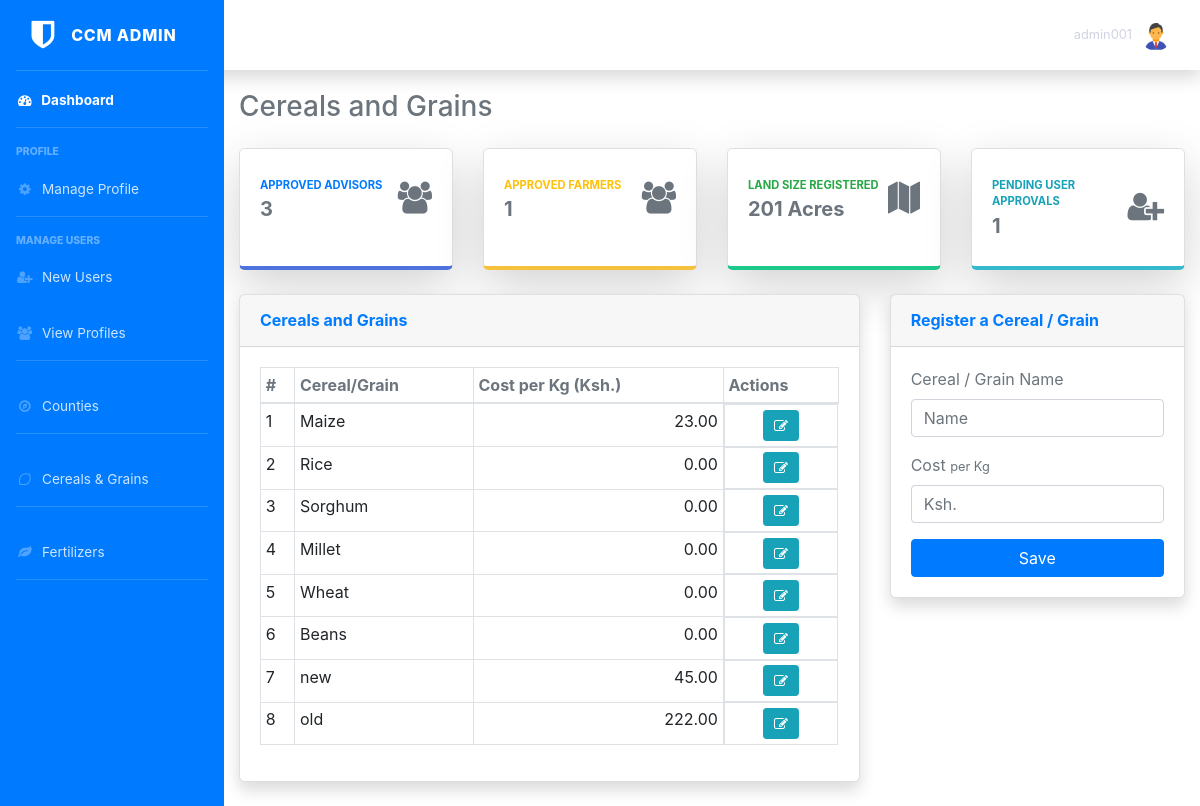
The app's page /admin/cereal_grain.php (signed in) with its own data.
### tables this page shows
CREATE TABLE `ccm_cereals` (
  `id` int NOT NULL AUTO_INCREMENT,
  `grain` varchar(255) NOT NULL,
  `cost` double NOT NULL DEFAULT '0',
  PRIMARY KEY (`id`)
);

### admin/cereal_grain.php (the view, shortened to what this page needs)
<?php
require_once '../includes/config.php';
$cereal_err = "";
?>
<!DOCTYPE html>
<html lang="en">
  <head>
    <?php include '../head.php'; ?>
    <link rel="stylesheet" href="../css/dashboard.css">
  </head>
  <body>
    <div class="d-flex">
      <?php include 'menu.php'; ?>
      <div class="container-fluid pt-9">
        <div class="d-sm-flex align-items-center justify-content-between mb-4">
          <h1 class="h3 mb-0 text-secondary">Cereals and Grains</h1>
        </div>
        <?php include 'summary.php'; ?>
        <div class="row">
          <div class="col-xl-8 col-lg-7">
            <div class="card shadow mb-4">
              <div class="card-header py-3 d-flex flex-row align-items-center justify-content-between">
                <h6 class="m-0 font-weight-bold text-primary">Cereals and Grains</h6>
              </div>
              <div class="card-body">
                <?php
              $sql = "SELECT id, grain, cost FROM ccm_cereals";
              if ($result = $conn->query($sql)) {
                echo "<div class='table-responsive'>";
                echo "<table class='table table-bordered table-sm'>";
                echo "<thead class='text-secondary'>";
                echo "<tr>";
                echo "<th scope='col'>#</th>";
                echo "<th scope='col'>Cereal/Grain</th>";
                echo "<th scope='col'>Cost per Kg (Ksh.)</th>";
                echo "<th scope='col'>Actions</th>";
                echo "</tr>";
                echo "</thead>";
                echo "<tbody>";
                $n = 1;
                while ($row = $result->fetch_array()) {
                  echo "<tr>";
                  echo "<td>" . $n . "</td>";
                  echo "<td>" . $row['grain'] . "</td>";
                  echo "<td align='right'>" . number_format($row['cost'], 2) . "</td>";
                  echo "<td class='d-flex justify-content-center'>
                  <a href='edit_grain.php?admin=" . $_GET['admin'] . "&grain=" . $row['id'] . "' class='btn btn-info btn-sm'><i class='fa fa-fw fa-edit'></i></a></td>";
                  echo "</tr>";
                  $n++;
                }
                echo "</tbody></table>";
                echo "</div>";
              }
              ?>
              </div>
            </div>
          </div>
          <div class="col-xl-4 col-lg-5">
            <div class="card shadow mb-4">
              <div class="card-header py-3 d-flex flex-row align-items-center justify-content-between">
                <h6 class="m-0 font-weight-bold text-primary">Register a Cereal / Grain</h6>
              </div>
              <div class="card-body">
                <form action="<?php echo htmlspecialchars($_SERVER["PHP_SELF"]) . "?admin=" . $_GET["admin"]; ?>"
                      method="POST" class="needs-validation" novalidate>
                  <div class="form-group <?php echo (!empty($cereal_err)) ? 'has-error' : ''; ?>">
                    <label for="cereal" class="text-secondary">Cereal / Grain Name</label>
                    <input type="text" class="form-control" id="cereal" placeholder="Name" name="cereal" required>
                  </div>
                  <div class="form-group">
                    <label for="cost" class="text-secondary">Cost <small class="text-secondary">per Kg</small></label>
                    <input type="number" class="form-control" id="cost" placeholder="Ksh." name="cost" min="1" required>
                  </div>
                  <button class="btn btn-primary text-capitalize btn-block">Save</button>
                </form>
              </div>
            </div>
          </div>
        </div>
      </div>
  </body>
</html>

### head.php (shortened to what this page needs)
<link rel="stylesheet" href="../assets/bootstrap-4.4.1-dist/css/bootstrap.css">
<link rel="stylesheet" href="../assets/font-awesome-4.7.0/css/font-awesome.css">
<link rel="stylesheet" href="../css/style.css">

### admin/menu.php (shortened to what this page needs)
<nav class="navbar navbar-expand navbar-light bg-white topbar fixed-top mb-4 shadow">
  <ul class="navbar-nav ml-auto">
    <li class="nav-item dropdown no-arrow">
      <a class="nav-link dropdown-toggle" href="#" id="userDropdown" role="button" data-toggle="dropdown"
         aria-haspopup="true" aria-expanded="false">
        <span class="mr-2 d-none d-lg-inline text-gray-600 small"><?php echo $_SESSION['admin_uname']; ?></span>
        <img class="img-profile rounded-circle" src="../profileImages/profileDefault.png">
      </a>
    </li>
  </ul>
</nav>
<ul class="navbar-nav bg-primary sidebar sidebar-dark accordion" id="accordionSidebar">
  <a class="sidebar-brand d-flex align-items-center justify-content-center"
     href="<?php echo 'dashboard.php?admin=' . $_SESSION['admin_id']; ?>">
    <div class="sidebar-brand-icon">
      <i class="fa fa-shield"></i>
    </div>
    <div class="sidebar-brand-text text-uppercase mx-3">CCM Admin</div>
  </a>
  <hr class="sidebar-divider my-0">
  <li class="nav-item active">
    <a class="nav-link" href="<?php echo 'dashboard.php?admin=' . $_SESSION['admin_id']; ?>">
      <i class="fa fa-fw fa-dashboard"></i>
      <span>Dashboard</span></a>
  </li>
  <hr class="sidebar-divider">
  <div class="sidebar-heading text-uppercase">
    Profile
  </div>
  <li class="nav-item">
    <a class="nav-link collapsed" href="#" data-toggle="collapse" data-target="#collapseTwo" aria-expanded="true"
       aria-controls="collapseTwo">
      <i class="fa fa-fw fa-cog"></i>
      <span>Manage Profile</span>
    </a>
  </li>
  <hr class=" sidebar-divider">
  <div class="sidebar-heading text-uppercase">
    Manage Users
  </div>
  <li class="nav-item">
    <a class="nav-link collapsed" href="#" data-toggle="collapse" data-target="#collapseUsers" aria-expanded="true"
       aria-controls="collapsePages">
      <i class="fa fa-user-plus fa-fw"></i>
      <span>New Users</span>
    </a>
  </li>
  <li class="nav-item">
    <a class="nav-link collapsed" href="#" data-toggle="collapse" data-target="#collapseProfiles"
       aria-expanded="true" aria-controls="collapseProfiles">
      <i class="fa fa fa-users fa-fw"></i>
      <span>View Profiles</span>
    </a>
  </li>
  <hr class=" sidebar-divider">
  <li class="nav-item">
    <a class="nav-link" href="<?php echo 'county.php?admin=' . $_SESSION['admin_id']; ?>">
      <i class="fa fa-fw fa-compass"></i>
      <span>Counties</span></a>
  </li>
  <hr class=" sidebar-divider">
  <li class="nav-item">
    <a class="nav-link" href="<?php echo 'cereal_grain.php?admin=' . $_SESSION['admin_id']; ?>">
      <i class="fa fa-fw fa-lemon-o"></i>
      <span>Cereals & Grains</span></a>
  </li>
  <hr class="sidebar-divider">
  <li class="nav-item">
    <a class="nav-link" href="<?php echo 'fertilizer.php?admin=' . $_SESSION['admin_id']; ?>">
      <i class="fa fa fa-leaf fa-fw"></i>
      <span>Fertilizers</span></a>
  </li>
  <hr class="sidebar-divider d-none d-md-block">
</ul>

### admin/summary.php (shortened to what this page needs)
<div class="row">
  <div class="col-xl-3 col-md-6 mb-4">
    <div class="card border-bottom-primary shadow-lg h-100 py-2">
      <div class="card-body">
        <div class="row no-gutters align-items-center">
          <div class="col mr-2">
            <div class="text-xs font-weight-bold text-primary text-uppercase mb-1">Approved Advisors</div>
            <div class="h5 mb-0 font-weight-bold text-secondary">
              <?php
              $sql = "SELECT COUNT(id) FROM ccm_advisors WHERE approved = ?";
              if ($stmt = $conn->prepare($sql)) {
                $stmt->bind_param("i", $param_approved);
                $param_approved = 1;
                if ($stmt->execute()) {
                  $result = $stmt->get_result();
                  $count = $result->fetch_row()[0];
                  echo $count;
                }
              }
              ?>
            </div>
          </div>
          <div class="col-auto">
            <i class="fa fa-users fa-2x text-muted"></i>
          </div>
        </div>
      </div>
    </div>
  </div>
  <div class="col-xl-3 col-md-6 mb-4">
    <div class="card border-bottom-warning shadow-lg h-100 py-2">
      <div class="card-body">
        <div class="row no-gutters align-items-center">
          <div class="col mr-2">
            <div class="text-xs font-weight-bold text-warning text-uppercase mb-1">Approved Farmers</div>
            <div class="h5 mb-0 font-weight-bold text-secondary">
              <?php
              $sql = "SELECT COUNT(id) FROM ccm_farmers WHERE approved = ?";
              if ($stmt = $conn->prepare($sql)) {
                $stmt->bind_param("i", $param_approved);
                $param_approved = 1;
                if ($stmt->execute()) {
                  $result = $stmt->get_result();
                  $count = $result->fetch_row()[0];
                  echo $count;
                }
              }
              ?>
            </div>
          </div>
          <div class="col-auto">
            <i class="fa fa-users fa-2x text-muted"></i>
          </div>
        </div>
      </div>
    </div>
  </div>
  <div class="col-xl-3 col-md-6 mb-4">
    <div class="card border-bottom-success shadow-lg h-100 py-2">
      <div class="card-body">
        <div class="row no-gutters align-items-center">
          <div class="col mr-2">
            <div class="text-xs font-weight-bold text-success text-uppercase mb-1">Land size registered</div>
            <div class="h5 mb-0 font-weight-bold text-secondary">
              <?php
              $sql = "SELECT SUM(land_size) AS total_land FROM ccm_land";
              if ($result = $conn->query($sql)) {
                if ($result->num_rows > 0) {
                  $landsize = $result->fetch_row()[0];
                  echo round($landsize, 2) . " Acres";
                } else {
                  echo 0;
                }
              } else {
                echo "Could not able to process request.";
              }
              ?>
            </div>
          </div>
          <div class="col-auto">
            <i class="fa fa-map fa-2x text-secondary"></i>
          </div>
        </div>
      </div>
    </div>
  </div>
  <div class="col-xl-3 col-md-6 mb-4">
    <div class="card border-bottom-info shadow-lg h-100 py-2">
      <div class="card-body">
        <div class="row no-gutters align-items-center">
          <div class="col mr-2">
            <div class="text-xs font-weight-bold text-info text-uppercase mb-1">Pending User approvals</div>
            <div class="h5 mb-0 font-weight-bold text-secondary">
              <?php
              $sql = "SELECT COUNT(id) FROM ccm_advisors WHERE approved = ?";
              $sql2 = "SELECT COUNT(id) FROM ccm_farmers WHERE approved = ?";
              $sql3 = "SELECT COUNT(id) FROM ccm_staff WHERE approved = ?";
              $users = 0;
              if ($stmt = $conn->prepare($sql)) {
                $stmt->bind_param("i", $param_approved);
                $param_approved = 0;
                if ($stmt->execute()) {
                  $result = $stmt->get_result();
                  $users += $result->fetch_row()[0];
                }
              }
              if ($stmt2 = $conn->prepare($sql2)) {
                $stmt2->bind_param("i", $param_approved);
                $param_approved = 0;
                if ($stmt2->execute()) {
                  $result = $stmt2->get_result();
                  $users += $result->fetch_row()[0];
                }
              }
              if ($stmt3 = $conn->prepare($sql3)) {
                $stmt3->bind_param("i", $param_approved);
                if ($stmt3->execute()) {
                  $result = $stmt3->get_result();
                  $users += $result->fetch_row()[0];
                }
              }
              echo $users;
              ?>
            </div>
          </div>
          <div class="col-auto">
            <i class="fa fa-user-plus fa-2x text-secondary"></i>
          </div>
        </div>
      </div>
    </div>
  </div>
</div>

### css/dashboard.css (style rules this page uses)
.text-xs { font-size: .7rem; }
.sidebar .nav-item.dropdown .dropdown-toggle::after, .topbar .nav-item.dropdown .dropdown-toggle::after { width: 1rem; text-align: center; float: right; vertical-align: 0; border: 0; font-weight: 900; content: '\f105'; font-family: 'Font Awesome 5 Free'; }
.sidebar .nav-item .nav-link, .topbar .nav-item .nav-link { position: relative; }
.sidebar .nav-item .nav-link .img-profile, .topbar .nav-item .nav-link .img-profile { height: 2rem; width: 2rem; }
.topbar { height: 4.375rem; }
.topbar .nav-item .nav-link { height: 4.375rem; display: flex; align-items: center; padding: 0 0.75rem; }
.topbar .dropdown { position: static; }
@media (min-width: 576px) { .topbar .dropdown { position: relative; } }
.topbar.navbar-light .navbar-nav .nav-item .nav-link { color: #d1d3e2; }
.sidebar { width: 6.5rem; min-height: 100vh; z-index: 2000; }
.sidebar .nav-item { position: relative; }
.sidebar .nav-item .nav-link { text-align: center; padding: 0.75rem 1rem; width: 6.5rem; }
.sidebar .nav-item .nav-link span { font-size: 0.65rem; display: block; }
.sidebar .nav-item.active .nav-link { font-weight: 700; }
.sidebar .sidebar-brand { height: 4.375rem; text-decoration: none; font-size: 1rem; font-weight: 800; padding: 1.5rem 1rem; text-align: center; text-transform: uppercase; letter-spacing: 0.05rem; z-index: 1; }
.sidebar .sidebar-brand .sidebar-brand-icon i { font-size: 2rem; }
.sidebar .sidebar-brand .sidebar-brand-text { display: none; }
.sidebar hr.sidebar-divider { margin: 0 1rem 1rem; }
.sidebar .sidebar-heading { text-align: center; padding: 0 1rem; font-weight: 800; font-size: 0.65rem; }
@media (min-width: 768px) { .sidebar { width: 14rem !important; } }
@media (min-width: 768px) { .sidebar .nav-item .nav-link { display: block; width: 100%; text-align: left; padding: 1rem; width: 14rem; } }
@media (min-width: 768px) { .sidebar .nav-item .nav-link i { font-size: 0.85rem; margin-right: 0.25rem; } }
@media (min-width: 768px) { .sidebar .nav-item .nav-link span { font-size: 0.85rem; display: inline; } }
@media (min-width: 768px) { .sidebar .nav-item .nav-link[data-toggle='collapse']::after { width: 1rem; text-align: center; float: right; vertical-align: 0; border: 0; font-weight: 900; content: '\f107'; font-family: 'Font Awesome 5 Free'; } }
@media (min-width: 768px) { .sidebar .nav-item .nav-link[data-toggle='collapse'].collapsed::after { content: '\f105'; } }
@media (min-width: 768px) { .sidebar .sidebar-brand .sidebar-brand-icon i { font-size: 2rem; } }
@media (min-width: 768px) { .sidebar .sidebar-brand .sidebar-brand-text { display: inline; } }
@media (min-width: 768px) { .sidebar .sidebar-heading { text-align: left; } }
.sidebar-dark .sidebar-brand { color: #fff; }
.sidebar-dark hr.sidebar-divider { border-top: 1px solid rgba(255, 255, 255, 0.15); }
.sidebar-dark .sidebar-heading { color: rgba(255, 255, 255, 0.4); }
.sidebar-dark .nav-item .nav-link { color: rgba(255, 255, 255, 0.8); }
.sidebar-dark .nav-item .nav-link i { color: rgba(255, 255, 255, 0.3); }
.sidebar-dark .nav-item .nav-link[data-toggle='collapse']::after { color: rgba(255, 255, 255, 0.5); }
.sidebar-dark .nav-item.active .nav-link { color: #fff; }
.sidebar-dark .nav-item.active .nav-link i { color: #fff; }
.pt-9 { padding-top: 90px; }
.dropdown.no-arrow .dropdown-toggle::after { display: none; }
.border-bottom-primary { border-bottom: 0.25rem solid #4e73df; }
.border-bottom-info { border-bottom: 0.25rem solid #36b9cc; }
.border-bottom-success { border-bottom: 0.25rem solid #1cc88a; }
.border-bottom-warning { border-bottom: 0.25rem solid #f6c23e; }
.card { border-radius: .35rem; }

### records on screen
ccm_cereals: grain "Maize", cost "23.00"
ccm_cereals: grain "Rice", cost "0.00"
ccm_cereals: grain "Sorghum", cost "0.00"
ccm_cereals: grain "Millet", cost "0.00"
ccm_cereals: grain "Wheat", cost "0.00"
ccm_cereals: grain "Beans", cost "0.00"
ccm_cereals: grain "new", cost "45.00"
ccm_cereals: grain "old", cost "222.00"

### other values on screen
$_SESSION['admin_uname'] "admin001"
$count "3"
$count "1"
$landsize "201"
$users "1"
